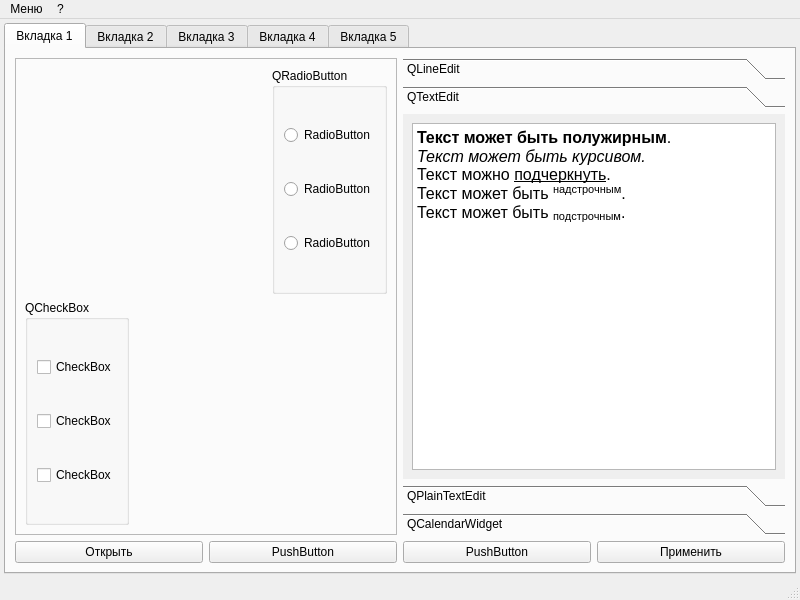
<?xml version="1.0" encoding="UTF-8"?>
<ui version="4.0">
 <class>MainWindow</class>
 <widget class="QMainWindow" name="MainWindow">
  <property name="geometry">
   <rect>
    <x>0</x>
    <y>0</y>
    <width>800</width>
    <height>600</height>
   </rect>
  </property>
  <property name="minimumSize">
   <size>
    <width>600</width>
    <height>600</height>
   </size>
  </property>
  <property name="windowTitle">
   <string>MainWindow</string>
  </property>
  <widget class="QWidget" name="centralwidget">
   <layout class="QVBoxLayout" name="verticalLayout">
    <property name="spacing">
     <number>0</number>
    </property>
    <property name="leftMargin">
     <number>0</number>
    </property>
    <property name="topMargin">
     <number>0</number>
    </property>
    <property name="rightMargin">
     <number>0</number>
    </property>
    <property name="bottomMargin">
     <number>0</number>
    </property>
    <item>
     <widget class="QScrollArea" name="scrollArea">
      <property name="frameShape">
       <enum>QFrame::NoFrame</enum>
      </property>
      <property name="widgetResizable">
       <bool>true</bool>
      </property>
      <widget class="QWidget" name="scrollAreaWidgetContents">
       <property name="geometry">
        <rect>
         <x>0</x>
         <y>0</y>
         <width>800</width>
         <height>559</height>
        </rect>
       </property>
       <layout class="QVBoxLayout" name="verticalLayout_2">
        <property name="spacing">
         <number>0</number>
        </property>
        <property name="leftMargin">
         <number>4</number>
        </property>
        <property name="topMargin">
         <number>4</number>
        </property>
        <property name="rightMargin">
         <number>4</number>
        </property>
        <property name="bottomMargin">
         <number>4</number>
        </property>
        <item>
         <widget class="QTabWidget" name="tabWidget">
          <property name="minimumSize">
           <size>
            <width>780</width>
            <height>550</height>
           </size>
          </property>
          <property name="currentIndex">
           <number>0</number>
          </property>
          <widget class="QWidget" name="tab">
           <attribute name="title">
            <string>Вкладка 1</string>
           </attribute>
           <layout class="QVBoxLayout" name="verticalLayout_11">
            <item>
             <layout class="QHBoxLayout" name="horizontalLayout_8">
              <item>
               <widget class="QFrame" name="frame_2">
                <property name="frameShape">
                 <enum>QFrame::StyledPanel</enum>
                </property>
                <property name="frameShadow">
                 <enum>QFrame::Raised</enum>
                </property>
                <layout class="QVBoxLayout" name="verticalLayout_10">
                 <item>
                  <layout class="QHBoxLayout" name="horizontalLayout_6">
                   <item>
                    <spacer name="horizontalSpacer">
                     <property name="orientation">
                      <enum>Qt::Horizontal</enum>
                     </property>
                     <property name="sizeHint" stdset="0">
                      <size>
                       <width>40</width>
                       <height>20</height>
                      </size>
                     </property>
                    </spacer>
                   </item>
                   <item>
                    <widget class="QGroupBox" name="groupBox">
                     <property name="title">
                      <string>QRadioButton</string>
                     </property>
                     <layout class="QVBoxLayout" name="verticalLayout_9">
                      <item>
                       <widget class="QRadioButton" name="radioButton">
                        <property name="text">
                         <string>RadioButton</string>
                        </property>
                       </widget>
                      </item>
                      <item>
                       <widget class="QRadioButton" name="radioButton_2">
                        <property name="text">
                         <string>RadioButton</string>
                        </property>
                       </widget>
                      </item>
                      <item>
                       <widget class="QRadioButton" name="radioButton_3">
                        <property name="text">
                         <string>RadioButton</string>
                        </property>
                       </widget>
                      </item>
                     </layout>
                    </widget>
                   </item>
                  </layout>
                 </item>
                 <item>
                  <layout class="QHBoxLayout" name="horizontalLayout_7">
                   <item>
                    <widget class="QGroupBox" name="groupBox_2">
                     <property name="title">
                      <string>QCheckBox</string>
                     </property>
                     <layout class="QVBoxLayout" name="verticalLayout_8">
                      <item>
                       <widget class="QCheckBox" name="checkBox">
                        <property name="text">
                         <string>CheckBox</string>
                        </property>
                       </widget>
                      </item>
                      <item>
                       <widget class="QCheckBox" name="checkBox_2">
                        <property name="text">
                         <string>CheckBox</string>
                        </property>
                       </widget>
                      </item>
                      <item>
                       <widget class="QCheckBox" name="checkBox_3">
                        <property name="text">
                         <string>CheckBox</string>
                        </property>
                       </widget>
                      </item>
                     </layout>
                    </widget>
                   </item>
                   <item>
                    <spacer name="horizontalSpacer_2">
                     <property name="orientation">
                      <enum>Qt::Horizontal</enum>
                     </property>
                     <property name="sizeHint" stdset="0">
                      <size>
                       <width>40</width>
                       <height>20</height>
                      </size>
                     </property>
                    </spacer>
                   </item>
                  </layout>
                 </item>
                </layout>
               </widget>
              </item>
              <item>
               <widget class="QToolBox" name="toolBox">
                <property name="minimumSize">
                 <size>
                  <width>330</width>
                  <height>0</height>
                 </size>
                </property>
                <property name="currentIndex">
                 <number>1</number>
                </property>
                <widget class="QWidget" name="page">
                 <property name="geometry">
                  <rect>
                   <x>0</x>
                   <y>0</y>
                   <width>380</width>
                   <height>366</height>
                  </rect>
                 </property>
                 <attribute name="label">
                  <string>QLineEdit</string>
                 </attribute>
                 <layout class="QVBoxLayout" name="verticalLayout_4">
                  <item>
                   <layout class="QHBoxLayout" name="horizontalLayout_5">
                    <item>
                     <widget class="QLabel" name="label">
                      <property name="minimumSize">
                       <size>
                        <width>60</width>
                        <height>0</height>
                       </size>
                      </property>
                      <property name="text">
                       <string>Фамилия</string>
                      </property>
                     </widget>
                    </item>
                    <item>
                     <widget class="QLineEdit" name="lineEdit"/>
                    </item>
                   </layout>
                  </item>
                  <item>
                   <layout class="QHBoxLayout" name="horizontalLayout_4">
                    <item>
                     <widget class="QLabel" name="label_2">
                      <property name="minimumSize">
                       <size>
                        <width>60</width>
                        <height>0</height>
                       </size>
                      </property>
                      <property name="text">
                       <string>Имя</string>
                      </property>
                     </widget>
                    </item>
                    <item>
                     <widget class="QLineEdit" name="lineEdit_2"/>
                    </item>
                   </layout>
                  </item>
                  <item>
                   <layout class="QHBoxLayout" name="horizontalLayout_3">
                    <item>
                     <widget class="QLabel" name="label_3">
                      <property name="minimumSize">
                       <size>
                        <width>60</width>
                        <height>0</height>
                       </size>
                      </property>
                      <property name="text">
                       <string>Отчество</string>
                      </property>
                     </widget>
                    </item>
                    <item>
                     <widget class="QLineEdit" name="lineEdit_3"/>
                    </item>
                   </layout>
                  </item>
                  <item>
                   <layout class="QHBoxLayout" name="horizontalLayout_2">
                    <item>
                     <widget class="QLabel" name="label_4">
                      <property name="minimumSize">
                       <size>
                        <width>60</width>
                        <height>0</height>
                       </size>
                      </property>
                      <property name="text">
                       <string>Телефон</string>
                      </property>
                     </widget>
                    </item>
                    <item>
                     <widget class="QLineEdit" name="lineEdit_4"/>
                    </item>
                   </layout>
                  </item>
                 </layout>
                </widget>
                <widget class="QWidget" name="page_3">
                 <property name="geometry">
                  <rect>
                   <x>0</x>
                   <y>0</y>
                   <width>380</width>
                   <height>366</height>
                  </rect>
                 </property>
                 <attribute name="label">
                  <string>QTextEdit</string>
                 </attribute>
                 <layout class="QVBoxLayout" name="verticalLayout_6">
                  <item>
                   <widget class="QTextEdit" name="textEdit">
                    <property name="html">
                     <string>&lt;!DOCTYPE HTML PUBLIC &quot;-//W3C//DTD HTML 4.0//EN&quot; &quot;http://www.w3.org/TR/REC-html40/strict.dtd&quot;&gt;
&lt;html&gt;&lt;head&gt;&lt;meta name=&quot;qrichtext&quot; content=&quot;1&quot; /&gt;&lt;style type=&quot;text/css&quot;&gt;
p, li { white-space: pre-wrap; }
&lt;/style&gt;&lt;/head&gt;&lt;body style=&quot; font-family:'MS Shell Dlg 2'; font-size:8.25pt; font-weight:400; font-style:normal;&quot;&gt;
&lt;p style=&quot; margin-top:0px; margin-bottom:0px; margin-left:0px; margin-right:0px; -qt-block-indent:0; text-indent:0px;&quot;&gt;&lt;span style=&quot; font-size:12pt; font-weight:600;&quot;&gt;Текст может быть полужирным&lt;/span&gt;&lt;span style=&quot; font-size:12pt;&quot;&gt;. &lt;/span&gt;&lt;/p&gt;
&lt;p style=&quot; margin-top:0px; margin-bottom:0px; margin-left:0px; margin-right:0px; -qt-block-indent:0; text-indent:0px;&quot;&gt;&lt;span style=&quot; font-size:12pt; font-style:italic;&quot;&gt;Текст может быть курсивом.&lt;/span&gt;&lt;span style=&quot; font-size:12pt;&quot;&gt;&lt;br /&gt;Текст можно &lt;/span&gt;&lt;span style=&quot; font-size:12pt; text-decoration: underline;&quot;&gt;подчеркнуть&lt;/span&gt;&lt;span style=&quot; font-size:12pt;&quot;&gt;. &lt;/span&gt;&lt;/p&gt;
&lt;p style=&quot; margin-top:0px; margin-bottom:0px; margin-left:0px; margin-right:0px; -qt-block-indent:0; text-indent:0px;&quot;&gt;&lt;span style=&quot; font-size:12pt;&quot;&gt;Текст может быть &lt;/span&gt;&lt;span style=&quot; font-size:12pt; vertical-align:super;&quot;&gt;надстрочным&lt;/span&gt;&lt;span style=&quot; font-size:12pt;&quot;&gt;. &lt;/span&gt;&lt;/p&gt;
&lt;p style=&quot; margin-top:0px; margin-bottom:0px; margin-left:0px; margin-right:0px; -qt-block-indent:0; text-indent:0px;&quot;&gt;&lt;span style=&quot; font-size:12pt;&quot;&gt;Текст может быть &lt;/span&gt;&lt;span style=&quot; font-size:12pt; vertical-align:sub;&quot;&gt;подстрочным&lt;/span&gt;&lt;span style=&quot; font-size:12pt;&quot;&gt;.&lt;/span&gt;&lt;/p&gt;&lt;/body&gt;&lt;/html&gt;</string>
                    </property>
                   </widget>
                  </item>
                 </layout>
                </widget>
                <widget class="QWidget" name="page_4">
                 <property name="geometry">
                  <rect>
                   <x>0</x>
                   <y>0</y>
                   <width>380</width>
                   <height>366</height>
                  </rect>
                 </property>
                 <attribute name="label">
                  <string>QPlainTextEdit</string>
                 </attribute>
                 <layout class="QVBoxLayout" name="verticalLayout_7">
                  <item>
                   <widget class="QPlainTextEdit" name="plainTextEdit">
                    <property name="plainText">
                     <string>Lorem ipsum dolor sit amet, consectetur adipiscing elit. Vestibulum in semper nulla, sed feugiat turpis. Cras blandit suscipit pharetra. Aliquam vitae mollis magna. Curabitur a tortor nec risus venenatis vehicula. Proin a metus eu arcu tempus iaculis ut sed dui. Sed bibendum convallis tellus, eu viverra arcu pulvinar sit amet. Proin vitae lorem in tellus imperdiet rhoncus sed eget elit. Orci varius natoque penatibus et magnis dis parturient montes, nascetur ridiculus mus. Donec efficitur molestie elit ac facilisis. Morbi ac volutpat dui, ut scelerisque lectus. Nunc dapibus eros sem, vitae molestie augue bibendum eu. Ut neque diam, ornare eu ligula eget, sagittis faucibus augue. Mauris tristique volutpat porta. Nunc eget nulla in leo viverra mattis. Proin malesuada enim quis scelerisque finibus. Class aptent taciti sociosqu ad litora torquent per conubia nostra, per inceptos himenaeos.</string>
                    </property>
                   </widget>
                  </item>
                 </layout>
                </widget>
                <widget class="QWidget" name="page_2">
                 <property name="geometry">
                  <rect>
                   <x>0</x>
                   <y>0</y>
                   <width>380</width>
                   <height>366</height>
                  </rect>
                 </property>
                 <attribute name="label">
                  <string>QCalendarWidget</string>
                 </attribute>
                 <layout class="QVBoxLayout" name="verticalLayout_5">
                  <item>
                   <widget class="QCalendarWidget" name="calendarWidget"/>
                  </item>
                 </layout>
                </widget>
               </widget>
              </item>
             </layout>
            </item>
            <item>
             <layout class="QHBoxLayout" name="horizontalLayout">
              <item>
               <widget class="QPushButton" name="pushButtonOpen">
                <property name="text">
                 <string>Открыть</string>
                </property>
               </widget>
              </item>
              <item>
               <widget class="QPushButton" name="pushButton_2">
                <property name="text">
                 <string>PushButton</string>
                </property>
               </widget>
              </item>
              <item>
               <widget class="QPushButton" name="pushButton_3">
                <property name="text">
                 <string>PushButton</string>
                </property>
               </widget>
              </item>
              <item>
               <widget class="QPushButton" name="pushButtonAccept">
                <property name="text">
                 <string>Применить</string>
                </property>
               </widget>
              </item>
             </layout>
            </item>
           </layout>
          </widget>
          <widget class="QWidget" name="tab_2">
           <attribute name="title">
            <string>Вкладка 2</string>
           </attribute>
          </widget>
          <widget class="QWidget" name="tab_3">
           <attribute name="title">
            <string>Вкладка 3</string>
           </attribute>
          </widget>
          <widget class="QWidget" name="tab_4">
           <attribute name="title">
            <string>Вкладка 4</string>
           </attribute>
          </widget>
          <widget class="QWidget" name="tab_5">
           <attribute name="title">
            <string>Вкладка 5</string>
           </attribute>
           <layout class="QVBoxLayout" name="verticalLayout_3"/>
          </widget>
         </widget>
        </item>
       </layout>
      </widget>
     </widget>
    </item>
   </layout>
  </widget>
  <widget class="QMenuBar" name="menubar">
   <property name="geometry">
    <rect>
     <x>0</x>
     <y>0</y>
     <width>800</width>
     <height>21</height>
    </rect>
   </property>
   <widget class="QMenu" name="menu">
    <property name="title">
     <string>Меню</string>
    </property>
    <addaction name="action_3"/>
   </widget>
   <widget class="QMenu" name="menu_2">
    <property name="title">
     <string>?</string>
    </property>
    <addaction name="action"/>
    <addaction name="separator"/>
    <addaction name="action_Qt"/>
   </widget>
   <addaction name="menu"/>
   <addaction name="menu_2"/>
  </widget>
  <widget class="QStatusBar" name="statusbar"/>
  <action name="action_Qt">
   <property name="text">
    <string>О Qt</string>
   </property>
  </action>
  <action name="action">
   <property name="text">
    <string>О программе</string>
   </property>
  </action>
  <action name="action_3">
   <property name="text">
    <string>Выход</string>
   </property>
  </action>
 </widget>
 <resources/>
 <connections/>
</ui>
